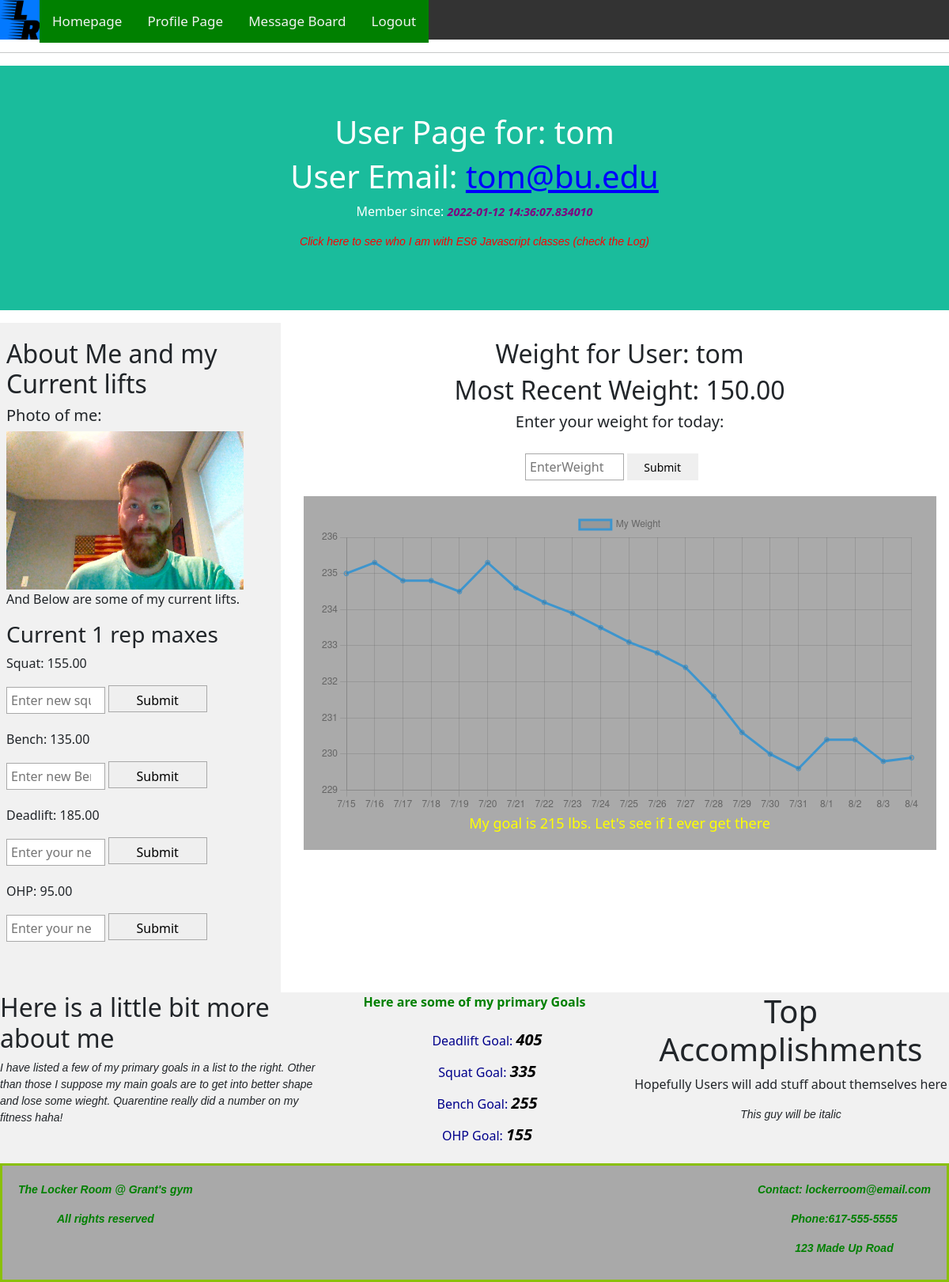
Before: /user/tom (signed in) with the older database file.
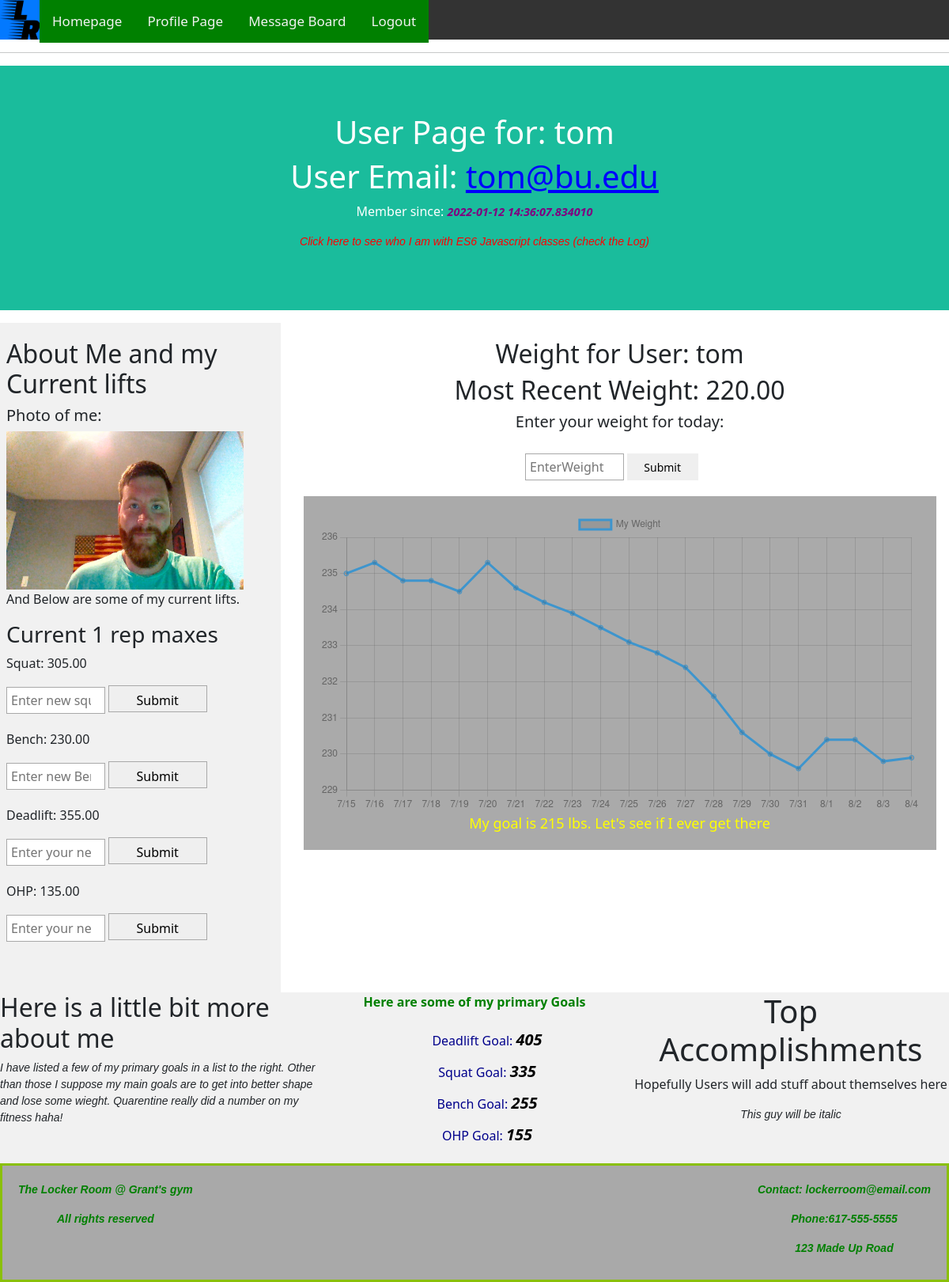
After: the same page with the newer database file.
### application/models.py (models this page shows, shortened)
class User(UserMixin, db.Model):
    id = db.Column(db.Integer, primary_key=True)
    username = db.Column(db.String(64), index=True, unique=True)
    email = db.Column(db.String(120), index=True, unique=True)
    password_hash = db.Column(db.String(128))
    confirmed = db.Column(db.Boolean, nullable=True, default=False)
    confirmed_on = db.Column(db.DateTime, nullable=True)
    registered_on = db.Column(db.DateTime, nullable=True)
    dl1rm = db.Column(db.Numeric(10, 2), default=185)
    bench1rm = db.Column(db.Numeric(10, 2), default=135)
    squat1rm = db.Column(db.Numeric(10, 2), default=155)
    press1rm = db.Column(db.Numeric(10, 2), default=95)
    weight = db.Column(db.Numeric(10, 2), default=150)
    posts = db.relationship('Post', backref='author', lazy='dynamic')

### application/main/routes.py (the view)
@bp.route('/user/<username>')  # each user page will have a unique URL
@login_required  # You must be logged in as that user to access that specific user page URL
def user(username):
    user = User.query.filter_by(username=username).first_or_404()  # search the db for the UN passed in
    return render_template('user.html', user=user)

### application/models.py (called while the page is built)
@login.user_loader
def load_user(id): # used by Flask-Login to load a user based on their session ID
    return User.query.get(int(id)) # Flask-Login uses String but db uses ints so convert

### application/templates/user.html (shortened to what the changed rows need)
<!doctype html>
<html lang="en">
{% extends "base.html" %}
{% block content %}
  <head>
  </head>
    <div class="header">
      <h1 id="myUN">User Page for: <span id="UN">{{ user.username }}</span></h1>
      <h1>User Email: <span id="Email"><u>{{ current_user.email }}</u></span></h1>
      <p>Member since: <b>{{ user.registered_on }}</b></p>
    </div>
    <div class="row">
      <div class="info">
        <h2>About Me and my Current lifts</h2>
        <p>Squat: <span id="squat">{{ current_user.squat1rm }}</span></p>
        <p>Bench: <span id="bench">{{ current_user.bench1rm }}</span></p>
        <p>Deadlift: <span id="deadlift">{{ current_user.dl1rm }}</span></p>
        <p>OHP: <span id="ohp">{{ current_user.press1rm }}</span></p>
        <br>
      </div>
      <div class="weight">
        <h2 id="username">Weight for User: {{ current_user.username }}</h2>
        <h2 id="user-weight">Most Recent Weight: <span id="Weight">{{ current_user.weight }}</span></h2>
        <h5>Enter your weight for today: </h5>
        <form id="weightEntry" method="post" action="{{ url_for('main.update_weight', username=current_user.username) }}" style="text-align:center;">
          <input type="number" name="enter-weight" id="enter-weight" min="1" max="350" placeholder="EnterWeight">
          <input id="btn" type="submit" value="Submit">
        </form>
        <div class="chart">
          <canvas id="myChart"></canvas>
          <span>My goal is 215 lbs. Let's see if I ever get there</span>
        </div>
        <br>
      </div>
    </div>
    <div id="goals">
         <div class="left">
            <h2>Here is a little bit more about me</h2>
        </div>
        <div class="right">
          <h1 style="text-align: center;">Top Accomplishments</h1>
        </div>
    </div>
{% endblock %}

Changed rows visible on the page:
changed User "tom": squat1rm "155.00" → "305.00"; bench1rm "135.00" → "230.00"; dl1rm "185.00" → "355.00"; press1rm "95.00" → "135.00"; weight "150.00" → "220.00"
